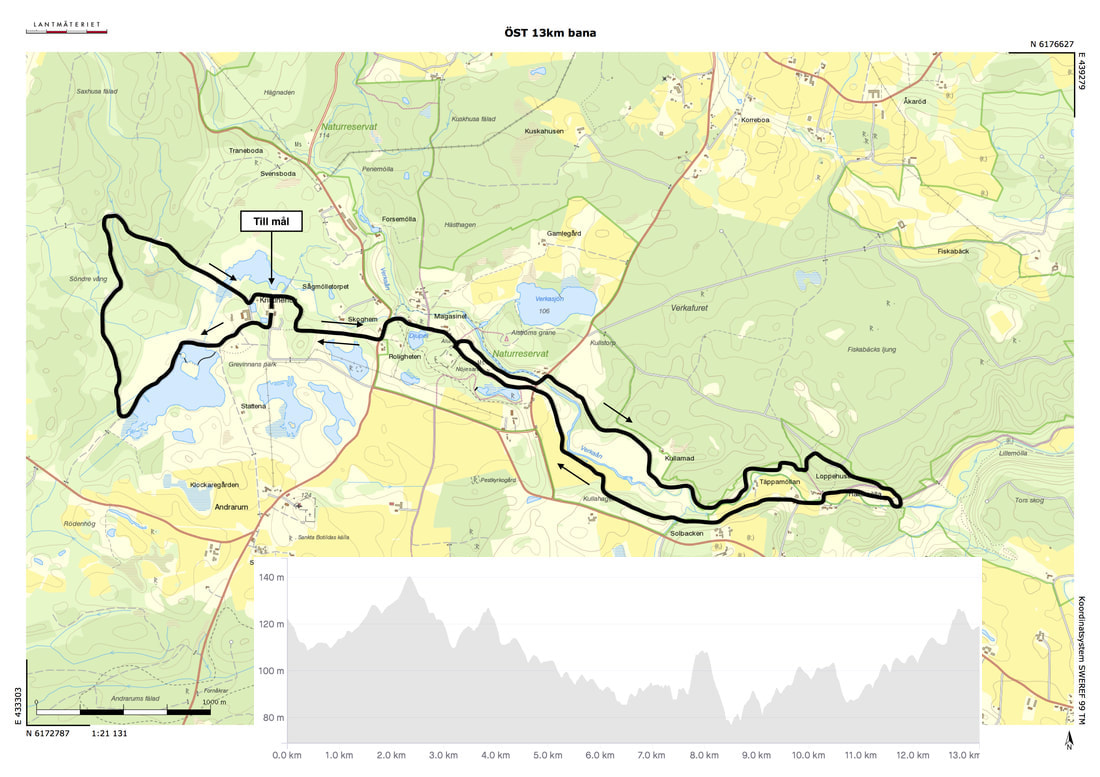
#> input picture data/source/maps/ost-trail13-14-organizer-map.jpg, 1100 x 777 px
$ python extract_route_skeleton.py --image ../data/source/maps/ost-trail13-14-organizer-map.jpg --output out.png
#> lines starting #> are read from the running program, lines starting #| are printed output that depends on the picture; after the words box and inside, x2 and y2 are one past the last pixel; in counts of white or black regions, pixels touching at a corner belong together
#!/usr/bin/env python3
"""Extract organizer route strokes as skeleton graphs and report candidate cycles.

This is deliberately format-agnostic: it works in image space first. Georeferencing
and OSM snapping consume the persisted skeleton/cycle output in later steps.
"""
import argparse, json, math
from pathlib import Path
import cv2
import numpy as np
import networkx as nx
from skimage.morphology import skeletonize

NEIGH=[(-1,-1),(-1,0),(-1,1),(0,-1),(0,1),(1,-1),(1,0),(1,1)]

def pixlen(a,b):
    return math.sqrt(2.0) if a[0]!=b[0] and a[1]!=b[1] else 1.0

def largest_component(mask):
    n,lab,stats,_=cv2.connectedComponentsWithStats(mask.astype(np.uint8),8)
    if n<=1: raise RuntimeError("No dark component")
    idx=max(range(1,n),key=lambda i:int(stats[i,cv2.CC_STAT_AREA]))
    return lab==idx, {
      "area":int(stats[idx,cv2.CC_STAT_AREA]),
      "bbox":[int(stats[idx,cv2.CC_STAT_LEFT]),int(stats[idx,cv2.CC_STAT_TOP]),
              int(stats[idx,cv2.CC_STAT_WIDTH]),int(stats[idx,cv2.CC_STAT_HEIGHT])]
    }

def graph_from_skeleton(skel):
    pts=np.argwhere(skel)
    s={tuple(map(int,p)) for p in pts}
    g=nx.Graph()
    for y,x in s: g.add_node((y,x))
    for y,x in s:
        for dy,dx in NEIGH:
            q=(y+dy,x+dx)
            if q in s and (y,x)<q:
                g.add_edge((y,x),q,weight=pixlen((y,x),q))
    return g

def path_length(g,nodes,closed=False):
    if len(nodes)<2:return 0.0
    total=sum(g[a][b]["weight"] for a,b in zip(nodes,nodes[1:]) if g.has_edge(a,b))
    if closed and g.has_edge(nodes[-1],nodes[0]): total+=g[nodes[-1]][nodes[0]]["weight"]
    return total

def simplify_cycle(cycle, epsilon=1.5):
    pts=np.array([[x,y] for y,x in cycle],dtype=np.float32).reshape((-1,1,2))
    simp=cv2.approxPolyDP(pts,epsilon,True).reshape((-1,2))
    return [[float(x),float(y)] for x,y in simp]

def extract(image, threshold, crop):
#> called with threshold = 90
    img=cv2.imread(str(image),cv2.IMREAD_GRAYSCALE)
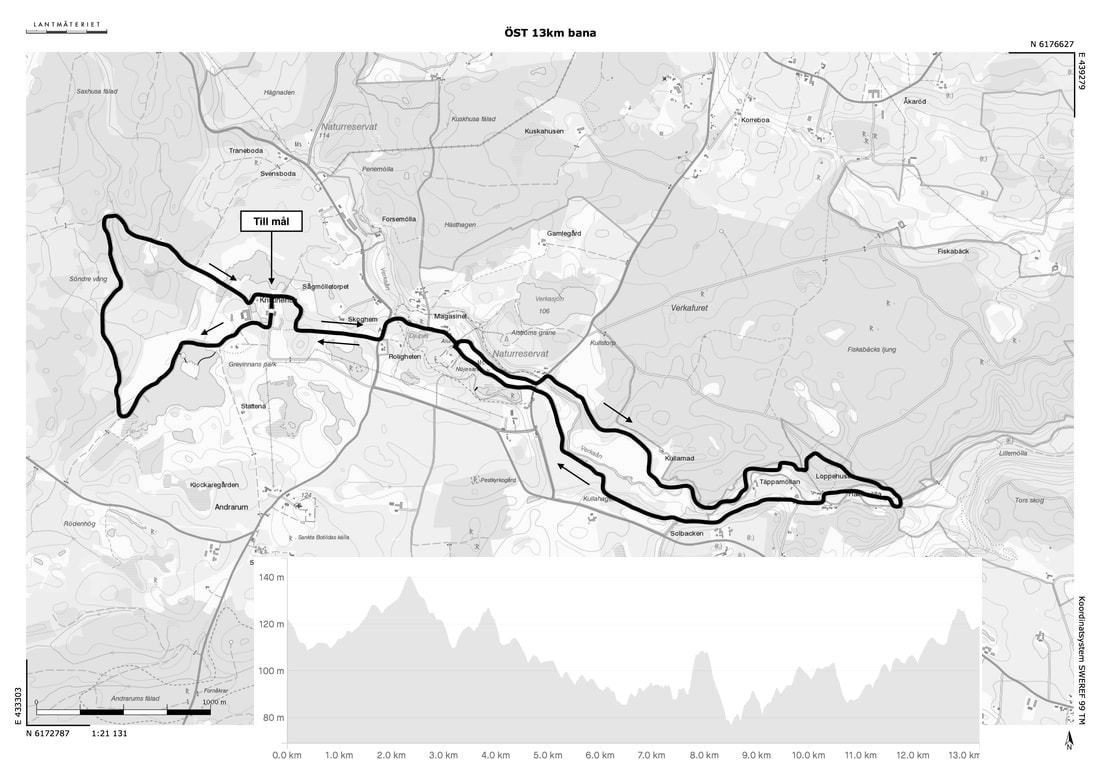
#> img: shape (777, 1100); min 0, max 255, mean 232.1
    h,w=img.shape
#> h = 777; w = 1100
    x0,y0,x1,y1=crop or (0,0,w,h)
#> x0 = 0; y0 = 0; x1 = 1100; y1 = 777
    roi=img[y0:y1,x0:x1]
    comp,st=largest_component(roi<threshold)
#> in largest_component, `n,lab,stats,_=cv2.connectedComponentsWithStats(mask.astype(np.uint8),8)`:
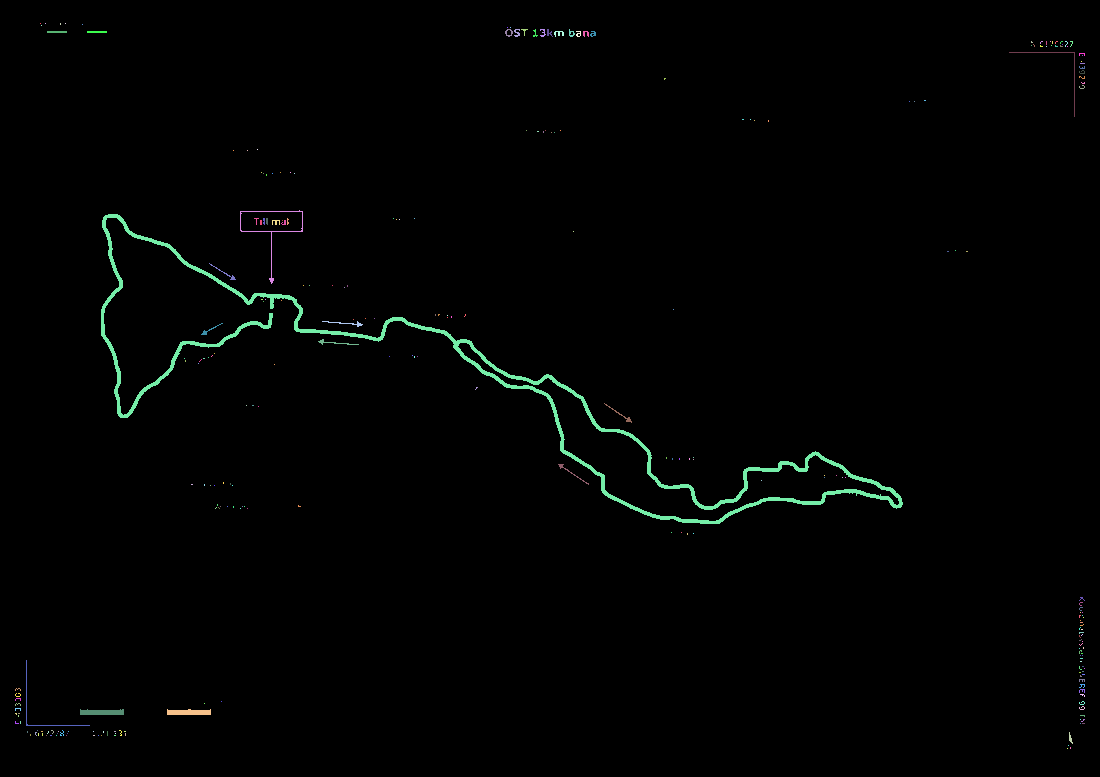
#> lab: shape (777, 1100) int32; 263 distinct labels, from 0 to 262; one colour per label, 0 black
#> in largest_component, `n,lab,stats,_=cv2.connectedComponentsWithStats(mask.astype(np.uint8),8)`: n = 263; stats = 263 rows, first 6: [0, 0, 1100, 777, 844715], [40, 23, 1, 1, 1], [45, 23, 1, 1, 1], [60, 23, 1, 2, 2], [65, 23, 1, 1, 1], [41, 25, 1, 1, 1]
#> in largest_component, `idx=max(range(1,n),key=lambda i:int(stats[i,cv2.CC_STAT_AREA]))`: idx = 76
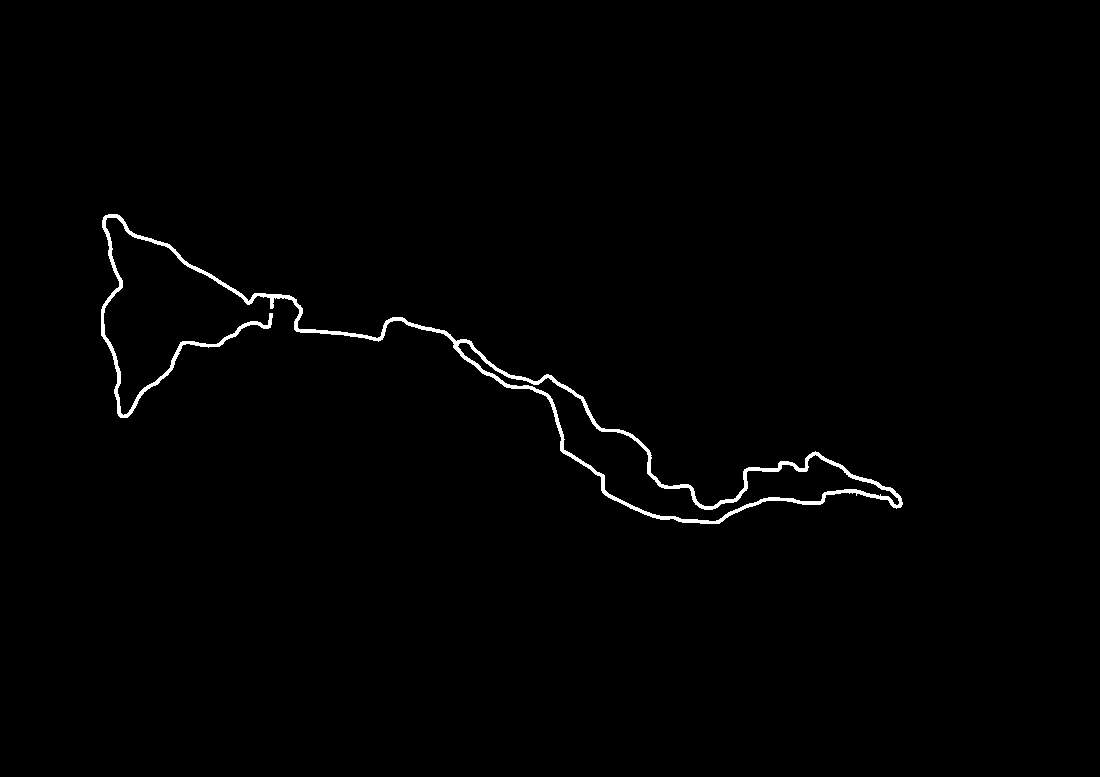
#> comp: shape (777, 1100) bool; 0.9% white; 1 white region, box (x1, y1, x2, y2) and area: (101, 214, 903, 524) 7671
#> st = {'area': 7671, 'bbox': [101, 214, 802, 310]}
    full=np.zeros((h,w),dtype=bool); full[y0:y1,x0:x1]=comp
    sk=skeletonize(full)
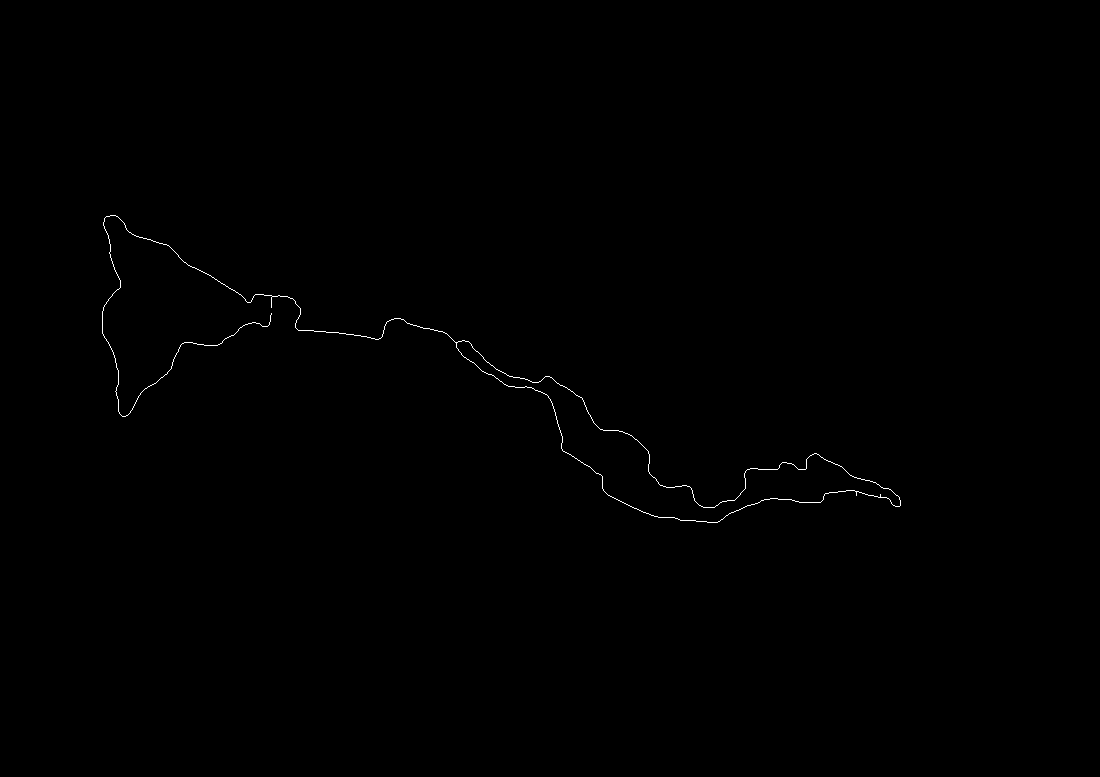
#> sk: shape (777, 1100) bool; 0.21% white in thin lines or dots, all inside (x1, y1, x2, y2) = (102, 215, 901, 523)
    g=graph_from_skeleton(sk)
#> in graph_from_skeleton, `pts=np.argwhere(skel)`: pts = 1836 pairs, first value 215 to 522, second value 102 to 900
#> in graph_from_skeleton, `s={tuple(map(int,p)) for p in pts}`: s = 1836 items
#> the loop in graph_from_skeleton, `for y,x in s: g.add_node((y,x))` made 1836 passes
#> (y, x) on passes 1 to 3: (367, 171), (338, 373), (355, 462)
#> the loop in graph_from_skeleton, `for y,x in s:` made 1836 passes
    comps=sorted(nx.connected_components(g),key=len,reverse=True)
#> comps = 1 item
    if not comps: raise RuntimeError("Empty skeleton")
    g=g.subgraph(comps[0]).copy()
    degrees=dict(g.degree())
#> degrees = 1836 items
    endpoints=[n for n,d in degrees.items() if d==1]
#> endpoints = [(495, 856), (313, 271), (494, 880), (307, 271)]
    junctions=[n for n,d in degrees.items() if d>=3]
#> junctions = [(497, 879), (343, 456), (296, 272), (497, 880), (342, 456), (492, 856), (342, 455), (497, 881), (491, 855), (342, 457), (491, 857), (496, 880), (491, 856)]
    cycles=nx.cycle_basis(g)
#> cycles = 7 items
    cyc=[]
    for c in cycles:
        cyc.append({
          "node_count":len(c),
          "pixel_length":path_length(g,c,True),
          "vertices_xy":simplify_cycle(c,1.2)
        })
#> this loop made 7 passes
#> (c, total in path_length, pts in simplify_cycle, simp in simplify_cycle) on passes 1, 2, 3, 5, 7: ([(497, 880), (496, 880), (497, 881)], 3.41, [[880, 497], [880, 496], [881, 497]], [[881, 497], [880, 496]]), ([(497, 880), (497, 879), (496, 880)], 3.41, [[880, 497], [879, 497], [880, 496]], [[880, 496], [879, 497]]), ([(492, 856), (491, 856), (491, 857)], 3.41, [[856, 492], [856, 491], [857, 491]], [[856, 492], [857, 491]]), ([(342, 456), (342, 457), (343, 456)], 3.41, [[456, 342], [457, 342], [456, 343]], [[456, 343], [457, 342]]), ([(342, 456), (342, 455), (343, 456)], 3.41, [[456, 342], [455, 342], [456, 343]], [[456, 343], [455, 342]])
#> (c, total in path_length, pts in simplify_cycle) on pass 4: ([(492, 856), (491, 855), (491, 856)], 3.41, [[856, 492], [855, 491], [856, 491]])
#> after the loop, cyc = 7 items
    cyc.sort(key=lambda z:z["pixel_length"],reverse=True)
    skeleton_xy=[[int(x),int(y)] for y,x in sorted(g.nodes())]
#> skeleton_xy = 1836 pairs, first value 102 to 900, second value 215 to 522
    return {
      "image":str(image),"size_px":[w,h],"threshold":threshold,
      "crop_xyxy":[x0,y0,x1,y1],
      "source_component":{"area":st["area"],"bbox_local":st["bbox"]},
      "skeleton":{"node_count":g.number_of_nodes(),"edge_count":g.number_of_edges(),
                  "total_edge_length_px":sum(d["weight"] for _,_,d in g.edges(data=True)),
                  "endpoints_xy":[[x,y] for y,x in endpoints],
                  "junctions_xy":[[x,y] for y,x in junctions],
                  "endpoint_count":len(endpoints),"junction_count":len(junctions)},
      "cycle_count":len(cyc),"cycles":cyc[:25],
      "skeleton_pixels_xy":skeleton_xy
    }

def main():
    ap=argparse.ArgumentParser()
    ap.add_argument("--image",required=True)
    ap.add_argument("--threshold",type=int,default=90)
    ap.add_argument("--crop",nargs=4,type=int,metavar=("X0","Y0","X1","Y1"))
    ap.add_argument("--output",required=True)
    a=ap.parse_args()
    out=extract(Path(a.image),a.threshold,tuple(a.crop) if a.crop else None)
#> out = 9 items
    Path(a.output).write_text(json.dumps(out,indent=2)+"\n")
    slim={k:v for k,v in out.items() if k!="skeleton_pixels_xy"}
#> slim = 8 items
    slim["cycles"]=[{k:v for k,v in c.items() if k!="vertices_xy"} for c in out["cycles"]]
    print(json.dumps(slim,indent=2))
#> (printed output is left out)
if __name__=="__main__": main()
